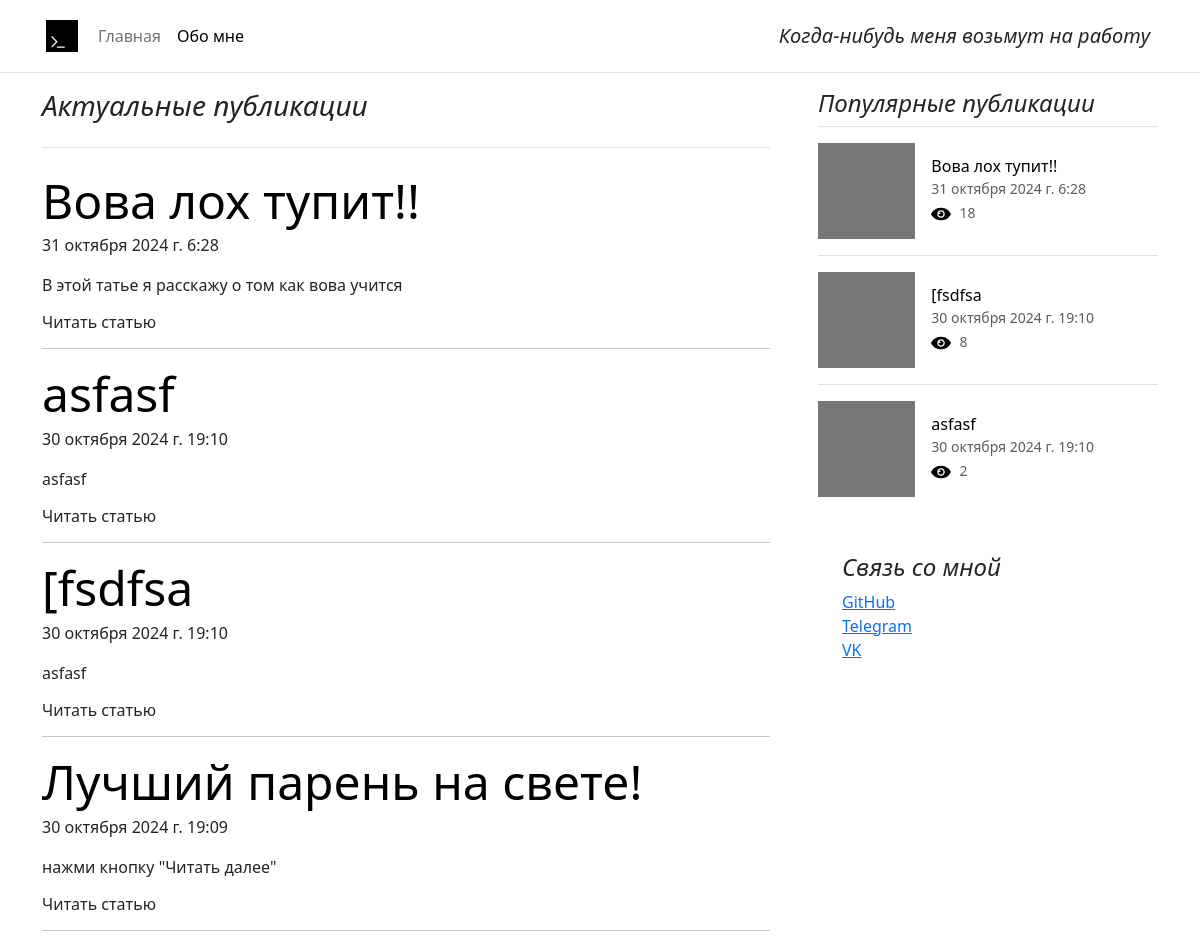
Before: / with the older database file.
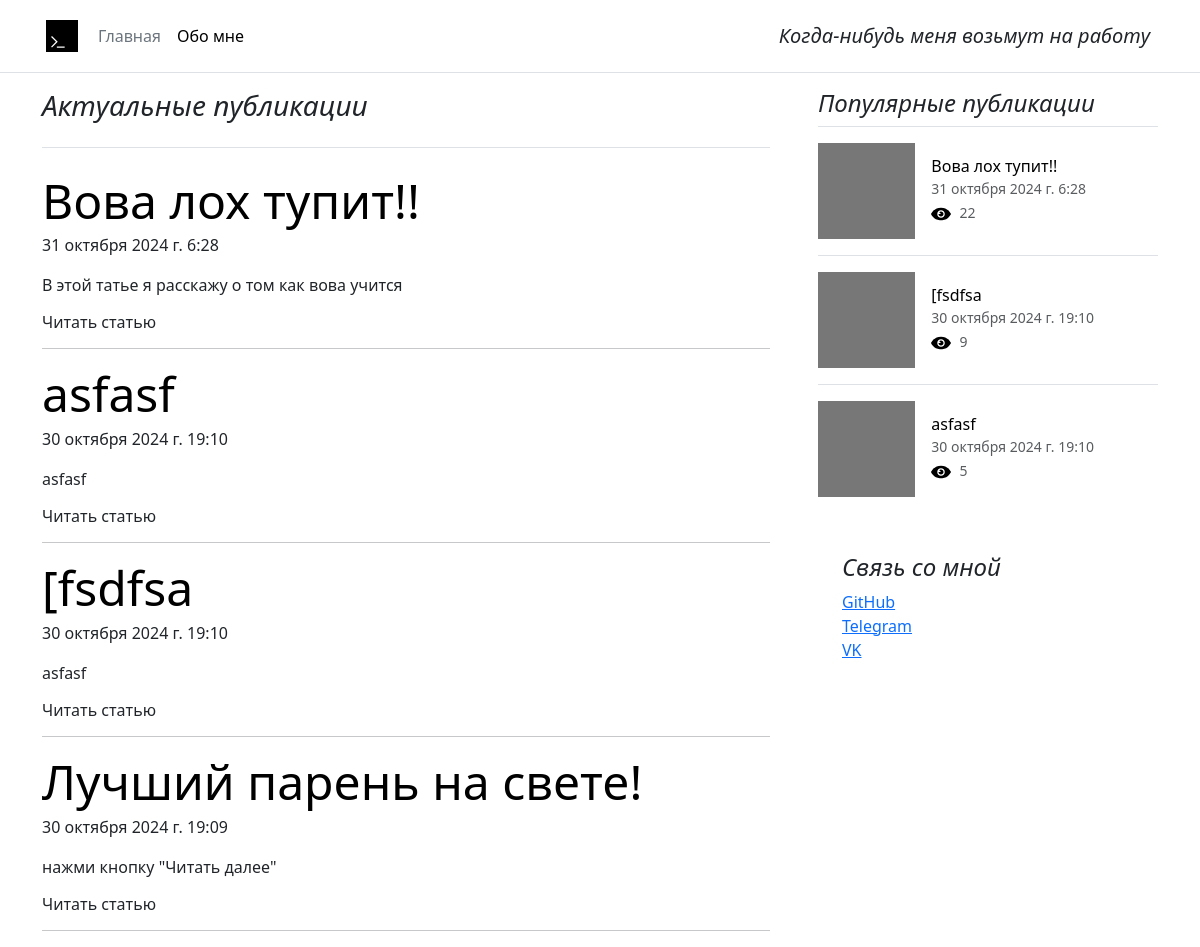
After: the same page with the newer database file.
### main/models.py (models this page shows, shortened)
class Publication(models.Model):
    title = models.CharField(max_length=1000, unique=True, verbose_name='Заголовок')
    date = models.DateTimeField(datetime.now)
    shortDescription = models.CharField(max_length=10000, verbose_name='Короткое описание')
    content = models.TextField(verbose_name='Контент')
    clickCount = models.IntegerField(verbose_name='Количество переходов', default=0)

### main/views.py (the view)
def homepage(request):
    publications = Publication.objects.all().order_by('-date')
    if Publication.objects.all().order_by('-clickCount').count() < 3:
        popularPublications = Publication.objects.all().order_by('-clickCount')
    else:
        popularPublications = Publication.objects.all().order_by('-clickCount')[:3]
    return render(request, 'main/homepage.html', {'publications':publications, 'firstThreePublications':popularPublications})

### templates/main/homepage.html (shortened to what this page needs)
{% extends 'main/base.html' %}
{% load static %}
{% block content %}
<div class="row g-5">
    <div class="col-md-8">
      <h3 class="pb-4 mb-4 fst-italic border-bottom">
        Актуальные публикации
      </h3>
    {% if publications %}
        {% for publication in publications %}
          <article class="blog-post">
            <h2 class="display-5 link-body-emphasis mb-1">{{ publication.title }}</h2>
            <p class="blog-post-meta">{{ publication.date }}</p>
            <p>{{ publication.shortDescription }}</p>
            <div onMouseOver="this.style.color='#4e4d4d'" onMouseOut="this.style.color='#000000'">
                <h6 class="mb-0"><a href="{% url 'blog' publication.id %}" class="text-decoration-none text-reset" >Читать статью</a></h6>
            </div>
          </article>
          <hr>
        {% endfor %}
    {% else %}
        <h4>Скоро новые статьи!</h4>
    {% endif %}
    </div>
    <div class="col-md-4">
      <div class="position-sticky" style="top: 2rem;">
        {% if firstThreePublications %}
            <div>
                  <h4 class="fst-italic">Популярные публикации</h4>
                  <ul class="list-unstyled">
                          {% for popularPublication in firstThreePublications %}
                            <li>
                                <a class="d-flex flex-column flex-lg-row gap-3 align-items-start align-items-lg-center py-3 link-body-emphasis text-decoration-none border-top" href="#">
                                    <svg class="bd-placeholder-img" width="100%" height="96" xmlns="http://www.w3.org/2000/svg" aria-hidden="true" preserveAspectRatio="xMidYMid slice" focusable="false"><rect width="100%" height="100%" fill="#777"></rect></svg>
                                    <div class="col-lg-8">
                                        <h6 class="mb-0">{{ popularPublication.title }}</h6>
                                        <small class="text-body-secondary" class="me-3">{{ popularPublication.date }} </small>
                                        <div>
                                            <img src="{% static 'img/watchEye.svg' %}" class="bi me-1" width="20" height="20" role="img" aria-label="Bootstrap"  alt="Просмотров :"/>
                                            <small class="text-body-secondary">{{ popularPublication.clickCount }} </small><br>
                                        </div>
                                    </div>
                                </a>
                            </li>
                          {% endfor %}
                  </ul>
            </div>
        {% endif %}
        <div class="p-4">
          <h4 class="fst-italic">Связь со мной</h4>
          <ol class="list-unstyled">
            <li><a href="https://github.com/yngqual1ty" target="GH">GitHub</a></li>
            <li><a href="https://t.me/yavitzrs" target="TG">Telegram</a></li>
            <li><a href="https://vk.com/bzhizik" target="VK">VK</a></li>
          </ol>
        </div>
      </div>
    </div>
  </div>
{% endblock %}

Changed rows visible on the page:
changed Publication "Вова лох тупит!!": clickCount "18" → "22"
changed Publication (number 2 of 4 on the later page): clickCount "2" → "5"
changed Publication "[fsdfsa": clickCount "8" → "9"
